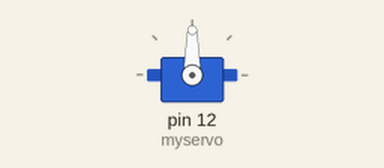
Simulated run of this sketch. Board: Arduino Uno, built with avr-gcc and run on an emulated ATmega328P. Parts: servo.

Above: at 0.05 s.
At 2.25 s:
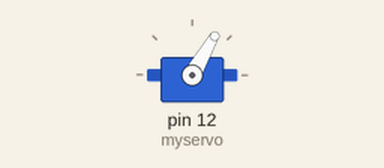
At 3.4 s:
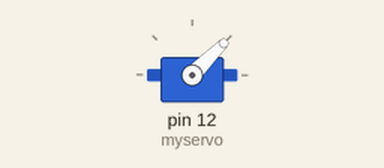
At 7.0 s:
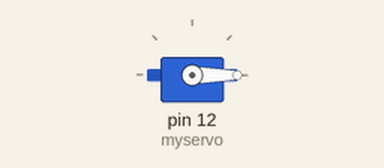
Timing chart, 0 to 9.1 s (numbered marks = the images above):
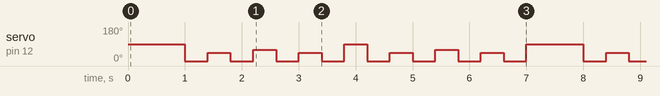

The sketch:

heiry_servo.ino
```cpp
#include "Servo.h"

Servo myservo;

void setup() {
  myservo.attach(12);
}

void loop() {
  myservo.write(90);
  delay(1000);
  myservo.write(0);
  delay(400);
  myservo.write(45);
  delay(400);
  myservo.write(0);
  delay(400);
  myservo.write(60);
  delay(400);
  myservo.write(0);
  delay(400);
  myservo.write(45);
  delay(400);
  myservo.write(0);
  delay(400);
  myservo.write(90);
  delay(400);
  myservo.write(0);
  delay(400);
  myservo.write(45);
  delay(400);
  myservo.write(0);
  delay(400);
  myservo.write(60);
  delay(400);
  myservo.write(0);
  delay(400);
  myservo.write(45);
  delay(400);
  myservo.write(0);
  delay(400);
}
```

Measured:
- by itself, servo on pin 12 (myservo): repeats every 7.0 s: 45° 0.40 s, 0° 0.40 s, 60° 0.40 s, 0° 0.40 s, 45° 0.40 s, 0° 0.40 s, 90° 0.40 s, 0° 0.40 s, 45° 0.40 s, 0° 0.40 s, 60° 0.40 s, 0° 0.40 s, 45° 0.40 s, 0° 0.40 s, 90° 1.0 s, 0° 0.40 s
